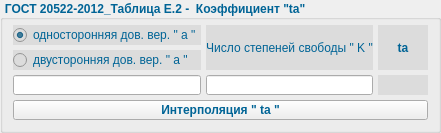
        <widget class="QGroupBox" name="groupBox_4">
         <property name="font">
          <font>
           <weight>75</weight>
           <bold>true</bold>
          </font>
         </property>
         <property name="autoFillBackground">
          <bool>false</bool>
         </property>
         <property name="styleSheet">
          <string notr="true">color: rgb(0, 100, 150);</string>
         </property>
         <property name="title">
          <string> ГОСТ 20522-2012_Таблица Е.2 -  Коэффициент &quot;ta&quot;</string>
         </property>
         <property name="flat">
          <bool>false</bool>
         </property>
         <property name="checkable">
          <bool>false</bool>
         </property>
         <layout class="QGridLayout" name="gridLayout_11">
          <property name="leftMargin">
           <number>5</number>
          </property>
          <property name="topMargin">
           <number>0</number>
          </property>
          <property name="rightMargin">
           <number>5</number>
          </property>
          <property name="bottomMargin">
           <number>5</number>
          </property>
          <property name="spacing">
           <number>5</number>
          </property>
          <item row="0" column="0">
           <layout class="QGridLayout" name="gridLayout_7">
            <property name="leftMargin">
             <number>5</number>
            </property>
            <property name="topMargin">
             <number>5</number>
            </property>
            <property name="rightMargin">
             <number>5</number>
            </property>
            <property name="bottomMargin">
             <number>5</number>
            </property>
            <property name="spacing">
             <number>5</number>
            </property>
            <item row="0" column="0">
             <widget class="QRadioButton" name="radioButton">
              <property name="styleSheet">
               <string notr="true">background-color: rgb(220, 220, 220);</string>
              </property>
              <property name="text">
               <string>односторонняя дов. вер. &quot; a &quot;</string>
              </property>
              <property name="checked">
               <bool>true</bool>
              </property>
             </widget>
            </item>
            <item row="0" column="1" rowspan="2">
             <widget class="QLabel" name="label_35">
              <property name="minimumSize">
               <size>
                <width>0</width>
                <height>20</height>
               </size>
              </property>
              <property name="maximumSize">
               <size>
                <width>16777215</width>
                <height>16777215</height>
               </size>
              </property>
              <property name="font">
               <font>
                <weight>50</weight>
                <bold>false</bold>
               </font>
              </property>
              <property name="accessibleName">
               <string comment="Align"/>
              </property>
              <property name="styleSheet">
               <string notr="true">background-color: rgb(220, 220, 220);</string>
              </property>
              <property name="frameShape">
               <enum>QFrame::NoFrame</enum>
              </property>
              <property name="frameShadow">
               <enum>QFrame::Sunken</enum>
              </property>
              <property name="text">
               <string>Число степеней свободы &quot; K &quot;</string>
              </property>
              <property name="alignment">
               <set>Qt::AlignCenter</set>
              </property>
             </widget>
            </item>
            <item row="0" column="2" rowspan="2">
             <widget class="QLabel" name="label_37">
              <property name="minimumSize">
               <size>
                <width>50</width>
                <height>20</height>
               </size>
              </property>
              <property name="maximumSize">
               <size>
                <width>50</width>
                <height>16777215</height>
               </size>
              </property>
              <property name="font">
               <font>
                <weight>75</weight>
                <bold>true</bold>
               </font>
              </property>
              <property name="layoutDirection">
               <enum>Qt::LeftToRight</enum>
              </property>
              <property name="styleSheet">
               <string notr="true">background-color: rgb(220, 220, 220);</string>
              </property>
              <property name="frameShape">
               <enum>QFrame::NoFrame</enum>
              </property>
              <property name="frameShadow">
               <enum>QFrame::Sunken</enum>
              </property>
              <property name="text">
               <string>ta</string>
              </property>
              <property name="alignment">
               <set>Qt::AlignCenter</set>
              </property>
             </widget>
            </item>
            <item row="1" column="0">
             <widget class="QRadioButton" name="radioButton_2">
              <property name="styleSheet">
               <string notr="true">background-color: rgb(220, 220, 220);</string>
              </property>
              <property name="text">
               <string>двусторонняя дов. вер. &quot; a &quot;</string>
              </property>
             </widget>
            </item>
            <item row="2" column="0">
             <widget class="QLineEdit" name="lineEdit_21">
              <property name="minimumSize">
               <size>
                <width>50</width>
                <height>20</height>
               </size>
              </property>
              <property name="maximumSize">
               <size>
                <width>16777215</width>
                <height>20</height>
               </size>
              </property>
              <property name="text">
               <string/>
              </property>
              <property name="alignment">
               <set>Qt::AlignCenter</set>
              </property>
             </widget>
            </item>
            <item row="2" column="1">
             <widget class="QLineEdit" name="lineEdit_23">
              <property name="minimumSize">
               <size>
                <width>50</width>
                <height>20</height>
               </size>
              </property>
              <property name="maximumSize">
               <size>
                <width>16777215</width>
                <height>20</height>
               </size>
              </property>
              <property name="text">
               <string/>
              </property>
              <property name="alignment">
               <set>Qt::AlignCenter</set>
              </property>
             </widget>
            </item>
            <item row="2" column="2">
             <widget class="QLineEdit" name="lineEdit_22">
              <property name="minimumSize">
               <size>
                <width>50</width>
                <height>20</height>
               </size>
              </property>
              <property name="maximumSize">
               <size>
                <width>50</width>
                <height>20</height>
               </size>
              </property>
              <property name="styleSheet">
               <string notr="true">background-color: rgb(220, 220, 220);</string>
              </property>
              <property name="frame">
               <bool>false</bool>
              </property>
              <property name="alignment">
               <set>Qt::AlignCenter</set>
              </property>
             </widget>
            </item>
            <item row="3" column="0" colspan="3">
             <widget class="QPushButton" name="pushButton_7">
              <property name="minimumSize">
               <size>
                <width>0</width>
                <height>20</height>
               </size>
              </property>
              <property name="maximumSize">
               <size>
                <width>16777215</width>
                <height>20</height>
               </size>
              </property>
              <property name="font">
               <font>
                <weight>75</weight>
                <bold>true</bold>
               </font>
              </property>
              <property name="text">
               <string>Интерполяция &quot; ta &quot;</string>
              </property>
              <property name="autoDefault">
               <bool>false</bool>
              </property>
              <property name="default">
               <bool>false</bool>
              </property>
             </widget>
            </item>
           </layout>
          </item>
         </layout>
        </widget>
